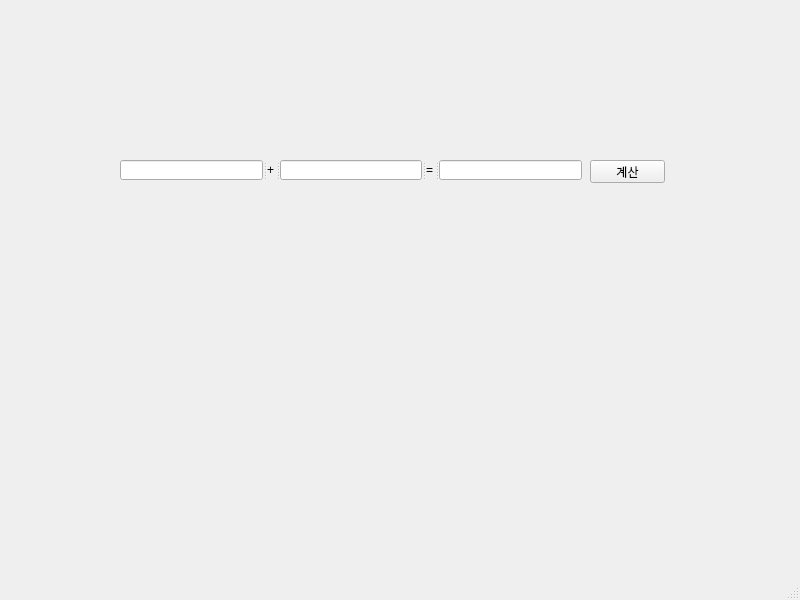
<?xml version="1.0" encoding="UTF-8"?>
<ui version="4.0">
 <class>MainWindow</class>
 <widget class="QMainWindow" name="MainWindow">
  <property name="geometry">
   <rect>
    <x>0</x>
    <y>0</y>
    <width>800</width>
    <height>600</height>
   </rect>
  </property>
  <property name="windowTitle">
   <string>MainWindow</string>
  </property>
  <widget class="QWidget" name="centralwidget">
   <widget class="QPushButton" name="pb">
    <property name="geometry">
     <rect>
      <x>590</x>
      <y>160</y>
      <width>75</width>
      <height>23</height>
     </rect>
    </property>
    <property name="text">
     <string>계산</string>
    </property>
   </widget>
   <widget class="QSplitter" name="splitter">
    <property name="geometry">
     <rect>
      <x>120</x>
      <y>160</y>
      <width>462</width>
      <height>20</height>
     </rect>
    </property>
    <property name="orientation">
     <enum>Qt::Horizontal</enum>
    </property>
    <widget class="QLineEdit" name="le1">
     <property name="text">
      <string></string>
     </property>
     <property name="alignment">
      <set>Qt::AlignRight|Qt::AlignTrailing|Qt::AlignVCenter</set>
     </property>
    </widget>
    <widget class="QLabel" name="label">
     <property name="text">
      <string>+</string>
     </property>
    </widget>
    <widget class="QLineEdit" name="le2">
     <property name="text">
      <string></string>
     </property>
     <property name="alignment">
      <set>Qt::AlignRight|Qt::AlignTrailing|Qt::AlignVCenter</set>
     </property>
    </widget>
    <widget class="QLabel" name="label_2">
     <property name="text">
      <string>=</string>
     </property>
    </widget>
    <widget class="QLineEdit" name="le3"/>
   </widget>
  </widget>
  <widget class="QMenuBar" name="menubar">
   <property name="geometry">
    <rect>
     <x>0</x>
     <y>0</y>
     <width>800</width>
     <height>21</height>
    </rect>
   </property>
  </widget>
  <widget class="QStatusBar" name="statusbar"/>
 </widget>
 <resources/>
 <connections/>
</ui>
